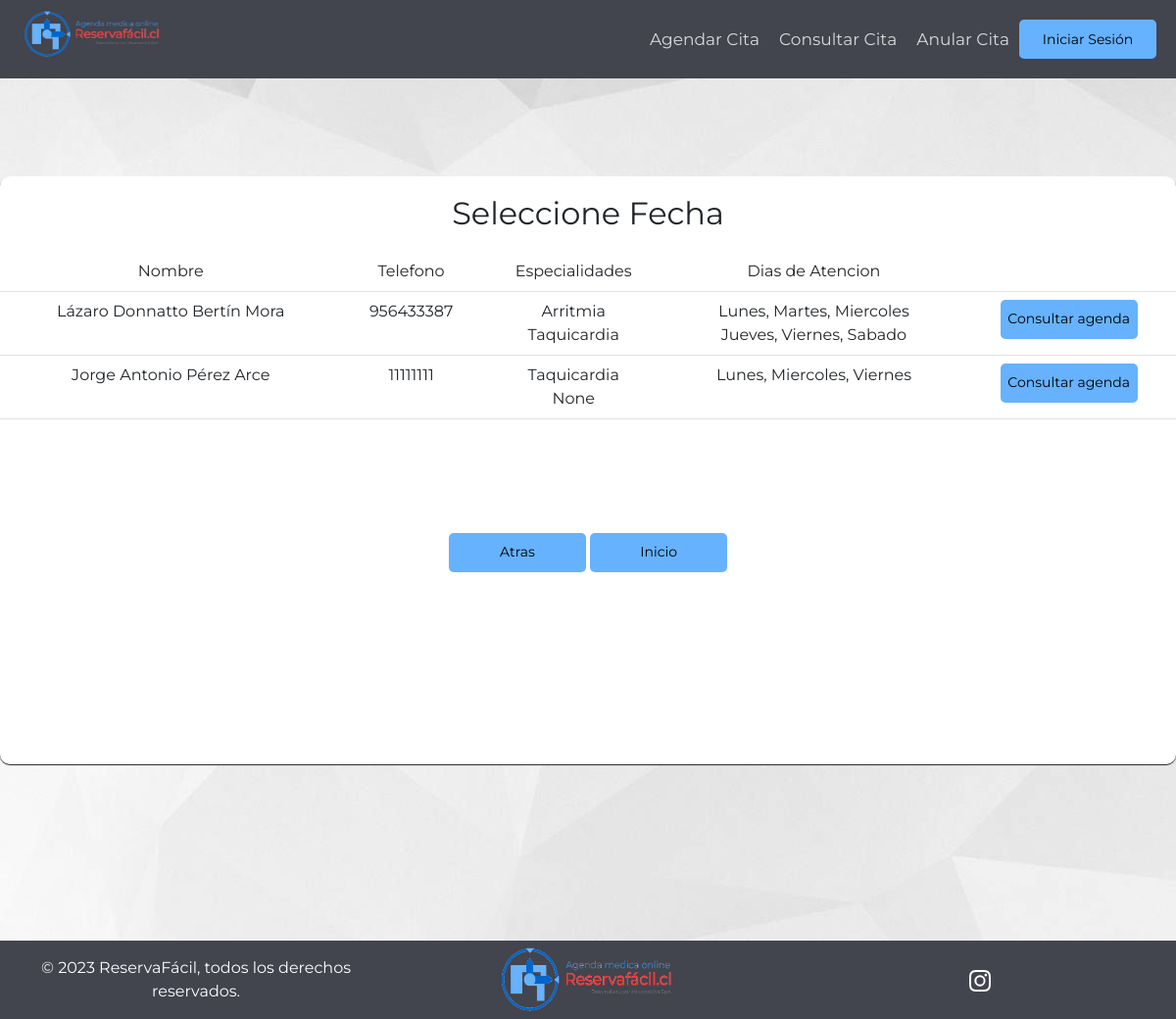
Page /agenda_citas/ on the committed database.
### AppReservaFacil/models.py (models this page shows, shortened)
class Especialista(models.Model):
    ID_Especialista = models.IntegerField(primary_key=True, unique=True)
    Nombre_completo_E = models.CharField(max_length=256)
    Rut = models.CharField(max_length=9, null=True)
    Sexo = models.CharField(choices = ([('Femenino','Femenino'), ('Masculino','Masculino')]),max_length=9, null=True)
    Fecha_de_nacimiento_E = models.DateField(null=True)
    Direccion_E = models.CharField(max_length=256, null=True)
    Telefono_E = models.CharField(max_length=9, null=True)
    ini_con_especialista = models.DateField(null=True)
    fin_con_especialista = models.DateField(null=True)
    Foto_E = models.ImageField(upload_to='Paciente',null=True)
    Especialidad_P = models.ForeignKey(Especialidad,null=True, on_delete=models.RESTRICT,related_name="Especialidad_P")
    Especialidad_S = models.ForeignKey(Especialidad,null=True, on_delete=models.RESTRICT,related_name="Especialidad_S")
    Dia_Esp_P = MultiSelectField(choices=DIAS_CHOICES)
    Dia_Esp_S = MultiSelectField(choices=DIAS_CHOICES)
    Minutes_Esp_P_Lun = models.IntegerField(null = True, choices=MINUTOS_CHOICES)
    Minutes_Esp_P_Mar = models.IntegerField(null = True, choices=MINUTOS_CHOICES)
    Minutes_Esp_P_Mie = models.IntegerField(null = True, choices=MINUTOS_CHOICES)
    Minutes_Esp_P_Jue = models.IntegerField(null = True, choices=MINUTOS_CHOICES)
    Minutes_Esp_P_Vie = models.IntegerField(null = True, choices=MINUTOS_CHOICES)
    Minutes_Esp_P_Sab = models.IntegerField(null = True, choices=MINUTOS_CHOICES)
    Minutes_Esp_P_Dom = models.IntegerField(null = True, choices=MINUTOS_CHOICES)
    Minutes_Esp_S_Lun = models.IntegerField(null = True, choices=MINUTOS_CHOICES)
    Minutes_Esp_S_Mar = models.IntegerField(null = True, choices=MINUTOS_CHOICES)
    Minutes_Esp_S_Mie = models.IntegerField(null = True, choices=MINUTOS_CHOICES)
    Minutes_Esp_S_Jue = models.IntegerField(null = True, choices=MINUTOS_CHOICES)
    Minutes_Esp_S_Vie = models.IntegerField(null = True, choices=MINUTOS_CHOICES)
    Minutes_Esp_S_Sab = models.IntegerField(null = True, choices=MINUTOS_CHOICES)
    Minutes_Esp_S_Dom = models.IntegerField(null = True, choices=MINUTOS_CHOICES)
    Usuario_E = models.ForeignKey(User, null=True, on_delete=models.CASCADE)

class Especialidad(models.Model):
    Codigo_especialidad = models.IntegerField(primary_key=True, unique=True)
    Nombre_especialidad = models.CharField(max_length=256)
    Icono_especialidad = models.ImageField()
    Color_especialidad = models.CharField(max_length=64)
    Area_Medica_F = models.ForeignKey(Area_Medica,null=True, on_delete=models.RESTRICT)
    def __str__(self):
        return self.Nombre_especialidad
    class Meta:
        verbose_name='Especialidad'
        verbose_name_plural='Especialidades'

### AppReservaFacil/views.py (the view)
# urls.py: path('agenda_citas/', views.operador_lista_agenda, name='agenda_citas'),
def operador_lista_agenda(request):
    lista_especialista = Especialista.objects.all()
    context = {'lista_especialista': lista_especialista}
    if request.method == 'POST':
        especialista_select = request.POST.get('consultar')
        print(especialista_select)
        url = reverse('calendario_especialista')+'?especialista_select={}'.format(especialista_select)
        return redirect(url)
    return render(request, 'Operador/Consultar_Agenda/operador_listar_especialista.html',context)

### AppReservaFacil/templatetags/auth_extras.py (called while the page is built)
@register.filter(name='has_group')
def has_group(user, group_name):
    group = Group.objects.get(name=group_name)
    return True if group in user.groups.all() else False

### AppReservaFacil/templates/Operador/Consultar_Agenda/operador_listar_especialista.html (shortened to what this page needs)
{% extends "../../Clientes/index.html" %}
{% block footer %}
<div id="main-content-centro">
    <div class="div-mediano">
        <h2 id="titulo-Operador">Seleccione Fecha</h2>
            <div class="table-responsive-lg">
                <table class="table table-hover">
                    <tr>
                        <td>Nombre</td>
                        <td>Telefono</td>
                        <td>Especialidades</td>
                        <td>Dias de Atencion</td>
                        <td></td>
                    </tr>
                    {% for x in lista_especialista %}
                        <tr>
                            <td>{{x.Nombre_completo_E}}</td>
                            <td>{{x.Telefono_E}}</td>
                            <td>{{x.Especialidad_P}}<br>{{x.Especialidad_S}}</td>
                            <td>{{x.Dia_Esp_P}}<br>{{x.Dia_Esp_S}}</td>
                            <td>
                                <form method="POST">
                                    <button class="btn-naranja-mediano" value="{{x.ID_Especialista}}"
                                    type="submit" name="consultar">Consultar agenda</button>
                                </form>
                            </td>
                        </tr>
                    {% endfor %}
                </table>
            </div>
            <button id="btn-home-cerrar-sesion" type="button" class="btn-naranja-mediano" onclick="goBack()" style="align-self: auto;">Atras</a></button>
            <button id="btn-home-cerrar-sesion" type="button" class="btn-naranja-mediano" style="align-self: auto;"><a href="/">Inicio</a></button>
        </div>
</div>
{% endblock %}

### AppReservaFacil/static/Clientes/css.css (style rules this page uses)
html { height: 100%; }
* { margin: 0; padding: 0; box-sizing: border-box; font-family: 'Montserrat', sans-serif; }
.btn-naranja-mediano { height: 40px; width: 140px; background-color: #66B2FE; font-size: 14px; border-style: none; border-radius: 5px; margin: auto; }
.btn-naranja-mediano a { text-decoration: none; color: #000000; }
body { margin: auto; background-image:url("background.jpg"); background-repeat: no-repeat; height: 100%; }
#main-content-centro { height: 100%; display: grid; place-content: center; }
.div-mediano { height: 600px; width: 1200px; background-color: #ffffff; text-align: center; border-radius: 10px; box-shadow: 0px 1px 1px; }
#titulo-Operador { margin: 1.2rem; }
#btn-home-cerrar-sesion { margin-top: 100px; }

### rows in the picture
Especialista: Nombre_completo_E "Lázaro Donnatto Bertín Mora", Telefono_E "956433387", Especialidad_P "Arritmia", Especialidad_S "Taquicardia", Dia_Esp_P "Lunes, Martes, Miercoles", Dia_Esp_S "Jueves, Viernes, Sabado", {{ x.ID_Especialista }} 1 (drawn)
Especialista: Nombre_completo_E "Jorge Antonio Pérez Arce", Telefono_E "11111111", Especialidad_P "Taquicardia", Especialidad_S "None", Dia_Esp_P "Lunes, Miercoles, Viernes", {{ x.ID_Especialista }} 2 (drawn)
